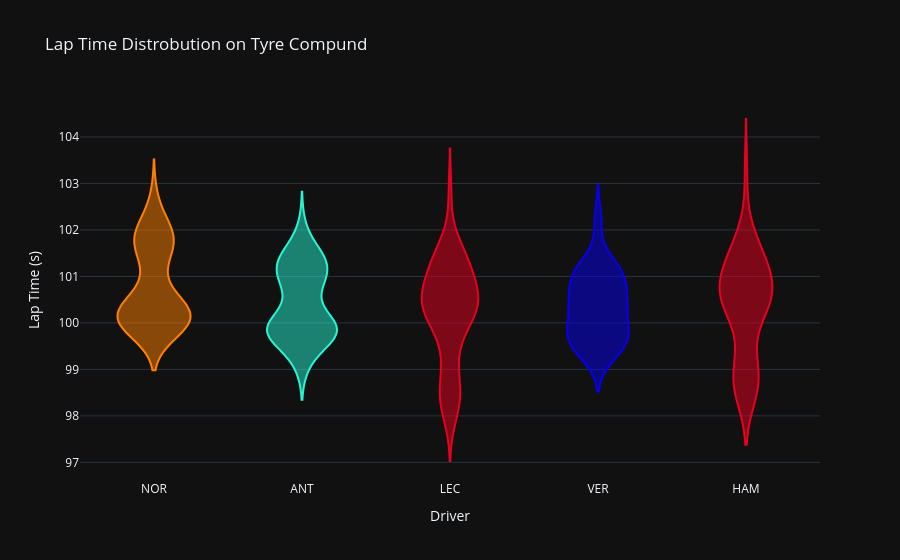

This figure's notebook cell:
### Code cell
violin = px.violin(
    lapsdf,
    x='Driver',
    y='LapTimeSeconds',
    color='Driver',
    color_discrete_map=driver_colors,
    points=False,
    violinmode='overlay',
    title='Lap Time Distrobution on Tyre Compund',
    labels={'LapTimeSeconds': 'Lap Time (s)', 'Driver': 'Driver'},
    template='plotly_dark'
)
violin.update_traces(showlegend=False)

### Figure 1 — Plotly figure (JSON) as saved in the notebook; plotly's stock layout.template omitted (floating-point values rounded to 4 significant figures)
{"data": [{"alignmentgroup": "True", "box": {"visible": false}, "hovertemplate": "Driver=%{x}<br>Lap Time (s)=%{y}<extra></extra>", "legendgroup": "NOR", "marker": {"color": "#ff8000"}, "name": "NOR", "offsetgroup": "NOR", "orientation": "v", "points": false, "scalegroup": "True", "showlegend": false, "type": "violin", "x": ["NOR", "NOR", "NOR", "NOR", "NOR", "NOR", "NOR", "NOR", "NOR", "NOR", "NOR", "NOR", "NOR", "NOR", "NOR", "NOR", "NOR", "NOR", "NOR", "NOR", "NOR", "NOR", "NOR", "NOR", "NOR", "NOR", "NOR", "NOR", "NOR", "NOR", "NOR", "NOR", "NOR", "NOR", "NOR", "NOR", "NOR", "NOR", "NOR", "NOR", "NOR", "NOR", "NOR", "NOR", "NOR", "NOR", "NOR", "NOR", "NOR", "NOR"], "x0": " ", "xaxis": "x", "y": [101.7, 101.3, 101.4, 101.8, 102.0, 101.3, 101.6, 101.9, 101.8, 101.8, 101.8, 102.0, 102.0, 102.4, 100.5, 99.9, 100.6, 100.2, 99.81, 100.1, 100.1, 99.98, 100.3, 100.1, 100.3, 100.2, 100.1, 100.0, 100.2, 100.3, 100.2, 99.98, 100.1, 100.0, 100.2, 99.86, 99.96, 100.2, 99.89, 99.81, 99.89, 100.3, 100.6, 102.7, 100.7, 100.5, 101.1, 101.7, 102.0, 101.6], "y0": " ", "yaxis": "y"}, {"alignmentgroup": "True", "box": {"visible": false}, "hovertemplate": "Driver=%{x}<br>Lap Time (s)=%{y}<extra></extra>", "legendgroup": "ANT", "marker": {"color": "#27f4d2"}, "name": "ANT", "offsetgroup": "ANT", "orientation": "v", "points": false, "scalegroup": "True", "showlegend": false, "type": "violin", "x": ["ANT", "ANT", "ANT", "ANT", "ANT", "ANT", "ANT", "ANT", "ANT", "ANT", "ANT", "ANT", "ANT", "ANT", "ANT", "ANT", "ANT", "ANT", "ANT", "ANT", "ANT", "ANT", "ANT", "ANT", "ANT", "ANT", "ANT", "ANT", "ANT", "ANT", "ANT", "ANT", "ANT", "ANT", "ANT", "ANT", "ANT", "ANT", "ANT", "ANT", "ANT", "ANT", "ANT", "ANT", "ANT", "ANT", "ANT", "ANT", "ANT", "ANT", "ANT", "ANT"], "x0": " ", "xaxis": "x", "y": [99.9, 100.7, 100.3, 100.9, 101.1, 101.0, 100.8, 100.8, 101.0, 101.4, 101.2, 101.7, 101.6, 101.5, 101.4, 101.3, 101.3, 101.4, 101.2, 101.0, 101.1, 101.1, 101.5, 99.76, 99.82, 100.0, 99.82, 100.5, 99.86, 99.8, 99.94, 99.86, 100.1, 99.9, 99.92, 99.78, 99.75, 99.84, 99.82, 99.8, 99.8, 99.53, 99.57, 100.1, 100.0, 99.77, 99.19, 99.64, 102.1, 99.23, 99.09, 100.6], "y0": " ", "yaxis": "y"}, {"alignmentgroup": "True", "box": {"visible": false}, "hovertemplate": "Driver=%{x}<br>Lap Time (s)=%{y}<extra></extra>", "legendgroup": "LEC", "marker": {"color": "#e80020"}, "name": "LEC", "offsetgroup": "LEC", "orientation": "v", "points": false, "scalegroup": "True", "showlegend": false, "type": "violin", "x": ["LEC", "LEC", "LEC", "LEC", "LEC", "LEC", "LEC", "LEC", "LEC", "LEC", "LEC", "LEC", "LEC", "LEC", "LEC", "LEC", "LEC", "LEC", "LEC", "LEC", "LEC", "LEC", "LEC", "LEC", "LEC", "LEC", "LEC", "LEC", "LEC", "LEC", "LEC", "LEC", "LEC", "LEC", "LEC", "LEC", "LEC", "LEC", "LEC", "LEC", "LEC", "LEC", "LEC", "LEC", "LEC", "LEC", "LEC", "LEC", "LEC", "LEC"], "x0": " ", "xaxis": "x", "y": [102.8, 100.8, 100.8, 100.8, 100.8, 101.5, 101.2, 101.1, 101.0, 101.3, 101.3, 101.4, 101.6, 101.7, 100.4, 99.75, 99.69, 100.2, 100.2, 99.92, 100.2, 100.2, 101.4, 101.3, 100.4, 100.4, 100.6, 100.1, 100.4, 101.2, 100.5, 100.4, 100.4, 100.5, 100.3, 100.5, 100.7, 98.33, 97.98, 98.21, 98.28, 98.6, 99.71, 100.5, 99.19, 98.8, 98.71, 98.46, 99.19, 98.32], "y0": " ", "yaxis": "y"}, {"alignmentgroup": "True", "box": {"visible": false}, "hovertemplate": "Driver=%{x}<br>Lap Time (s)=%{y}<extra></extra>", "legendgroup": "VER", "marker": {"color": "#0600ef"}, "name": "VER", "offsetgroup": "VER", "orientation": "v", "points": false, "scalegroup": "True", "showlegend": false, "type": "violin", "x": ["VER", "VER", "VER", "VER", "VER", "VER", "VER", "VER", "VER", "VER", "VER", "VER", "VER", "VER", "VER", "VER", "VER", "VER", "VER", "VER", "VER", "VER", "VER", "VER", "VER", "VER", "VER", "VER", "VER", "VER", "VER", "VER", "VER", "VER", "VER", "VER", "VER", "VER", "VER", "VER", "VER", "VER", "VER", "VER", "VER", "VER", "VER", "VER", "VER", "VER"], "x0": " ", "xaxis": "x", "y": [102.3, 100.6, 100.6, 101.0, 100.9, 100.9, 101.0, 101.2, 101.1, 101.3, 101.2, 102.1, 100.0, 100.3, 100.2, 99.87, 100.3, 100.7, 100.3, 100.3, 100.5, 100.3, 100.5, 100.9, 101.0, 101.1, 101.3, 100.9, 101.3, 99.31, 99.91, 99.39, 99.42, 99.55, 99.27, 99.62, 99.65, 99.67, 99.77, 99.67, 99.74, 100.0, 100.5, 99.7, 99.63, 100.3, 99.55, 99.23, 99.6, 100.0], "y0": " ", "yaxis": "y"}, {"alignmentgroup": "True", "box": {"visible": false}, "hovertemplate": "Driver=%{x}<br>Lap Time (s)=%{y}<extra></extra>", "legendgroup": "HAM", "marker": {"color": "#e80020"}, "name": "HAM", "offsetgroup": "HAM", "orientation": "v", "points": false, "scalegroup": "True", "showlegend": false, "type": "violin", "x": ["HAM", "HAM", "HAM", "HAM", "HAM", "HAM", "HAM", "HAM", "HAM", "HAM", "HAM", "HAM", "HAM", "HAM", "HAM", "HAM", "HAM", "HAM", "HAM", "HAM", "HAM", "HAM", "HAM", "HAM", "HAM", "HAM", "HAM", "HAM", "HAM", "HAM", "HAM", "HAM", "HAM", "HAM", "HAM", "HAM", "HAM", "HAM", "HAM", "HAM", "HAM", "HAM", "HAM", "HAM", "HAM", "HAM", "HAM", "HAM", "HAM", "HAM"], "x0": " ", "xaxis": "x", "y": [103.3, 101.0, 101.2, 101.1, 101.2, 101.4, 101.3, 101.6, 101.5, 101.6, 101.4, 101.7, 102.1, 101.0, 100.6, 100.3, 100.2, 100.5, 100.3, 100.8, 100.3, 100.4, 100.6, 100.6, 100.7, 100.7, 100.7, 100.4, 100.9, 100.6, 100.7, 100.4, 100.1, 100.5, 101.0, 101.7, 99.0, 99.56, 98.51, 99.38, 98.98, 98.9, 98.76, 98.72, 98.46, 98.76, 99.15, 98.63, 98.53, 98.53], "y0": " ", "yaxis": "y"}], "layout": {"legend": {"title": {"text": "Driver"}, "tracegroupgap": 0}, "title": {"text": "Lap Time Distrobution on Tyre Compund"}, "violinmode": "overlay", "xaxis": {"anchor": "y", "categoryarray": ["NOR", "ANT", "LEC", "VER", "HAM"], "categoryorder": "array", "domain": [0, 1], "title": {"text": "Driver"}}, "yaxis": {"anchor": "x", "domain": [0, 1], "title": {"text": "Lap Time (s)"}}}}
